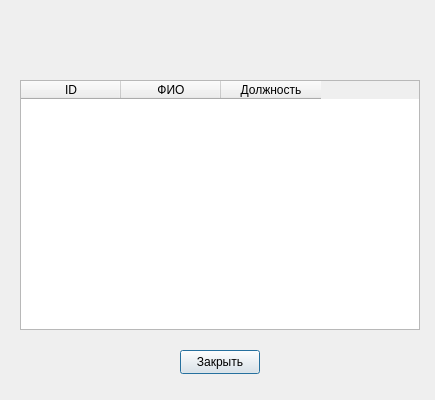
<?xml version="1.0" encoding="UTF-8"?>
<ui version="4.0">
 <class>controltable</class>
 <widget class="QDialog" name="controltable">
  <property name="geometry">
   <rect>
    <x>0</x>
    <y>0</y>
    <width>435</width>
    <height>400</height>
   </rect>
  </property>
  <property name="windowTitle">
   <string>Dialog</string>
  </property>
  <widget class="QTableWidget" name="tableWidget">
   <property name="geometry">
    <rect>
     <x>20</x>
     <y>80</y>
     <width>400</width>
     <height>250</height>
    </rect>
   </property>
   <property name="editTriggers">
    <set>QAbstractItemView::NoEditTriggers</set>
   </property>
   <property name="showGrid">
    <bool>false</bool>
   </property>
   <property name="sortingEnabled">
    <bool>true</bool>
   </property>
   <attribute name="verticalHeaderVisible">
    <bool>false</bool>
   </attribute>
   <column>
    <property name="text">
     <string>ID</string>
    </property>
   </column>
   <column>
    <property name="text">
     <string>ФИО</string>
    </property>
   </column>
   <column>
    <property name="text">
     <string>Должность</string>
    </property>
   </column>
  </widget>
  <widget class="QPushButton" name="pushButton">
   <property name="geometry">
    <rect>
     <x>180</x>
     <y>350</y>
     <width>80</width>
     <height>24</height>
    </rect>
   </property>
   <property name="text">
    <string>Закрыть</string>
   </property>
  </widget>
 </widget>
 <resources/>
 <connections/>
</ui>
